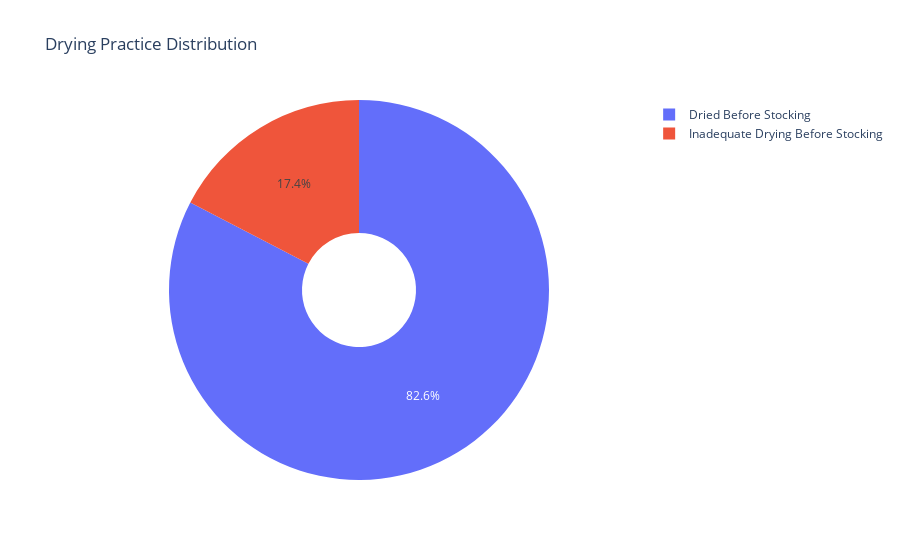

This figure's notebook cell:
### Code cell
px.pie(dry_prac_df,values='%Ponds', names="Drying Practice",hole=.3,title="Drying Practice Distribution")

### Figure 1 — Plotly figure (JSON) as saved in the notebook; plotly's stock layout.template omitted (floating-point values rounded to 4 significant figures)
{"data": [{"domain": {"x": [0, 1], "y": [0, 1]}, "hole": 0.3, "hovertemplate": "Drying Practice=%{label}<br>%Ponds=%{value}<extra></extra>", "labels": ["Dried Before Stocking", "Inadequate Drying Before Stocking"], "legendgroup": "", "name": "", "showlegend": true, "type": "pie", "values": [82.61, 17.39]}], "layout": {"autosize": true, "legend": {"tracegroupgap": 0}, "title": {"text": "Drying Practice Distribution"}}}
